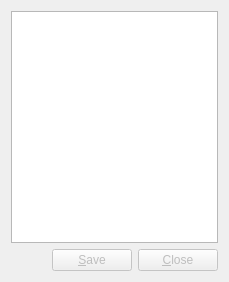
<?xml version="1.0" encoding="UTF-8"?>
<ui version="4.0">
 <class>FileViewWidget</class>
 <widget class="QWidget" name="FileViewWidget">
  <property name="geometry">
   <rect>
    <x>0</x>
    <y>0</y>
    <width>229</width>
    <height>282</height>
   </rect>
  </property>
  <property name="windowTitle">
   <string>File View</string>
  </property>
  <layout class="QVBoxLayout" name="verticalLayout">
   <item>
    <widget class="QListView" name="m_fileView"/>
   </item>
   <item>
    <layout class="QHBoxLayout">
     <property name="spacing">
      <number>6</number>
     </property>
     <property name="margin">
      <number>0</number>
     </property>
     <item>
      <spacer>
       <property name="orientation">
        <enum>Qt::Horizontal</enum>
       </property>
       <property name="sizeHint" stdset="0">
        <size>
         <width>40</width>
         <height>20</height>
        </size>
       </property>
      </spacer>
     </item>
     <item>
      <widget class="QPushButton" name="m_saveButton">
       <property name="enabled">
        <bool>false</bool>
       </property>
       <property name="text">
        <string>&amp;Save</string>
       </property>
      </widget>
     </item>
     <item>
      <widget class="QPushButton" name="m_closeButton">
       <property name="enabled">
        <bool>false</bool>
       </property>
       <property name="text">
        <string>&amp;Close</string>
       </property>
      </widget>
     </item>
    </layout>
   </item>
  </layout>
 </widget>
 <resources/>
 <connections/>
</ui>
